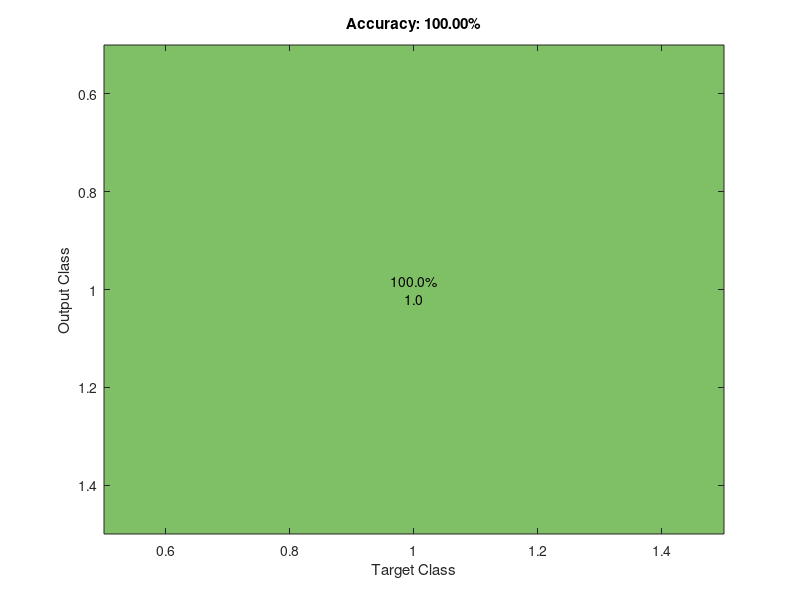

Source code (MATLAB): (Note: this script raises an error after producing the figure.)
function conf_mat(varargin)

switch (nargin)
    case 0
       confmat = 1;
       labels = {'1'};
    case 1
       confmat = varargin{1};
       labels = 1:size(confmat, 1);
    otherwise
       confmat = varargin{1};
       labels = varargin{2};
end

confmat(isnan(confmat))=0; % in case there are NaN elements
numlabels = size(confmat, 1); % number of labels

% calculate the percentage accuracies
confpercent = 100*confmat./repmat(sum(confmat, 1),numlabels,1);

% plotting the colors
imagesc(confpercent);
title(sprintf('Accuracy: %.2f%%', 100*trace(confmat)/sum(confmat(:))));
ylabel('Output Class'); xlabel('Target Class');

% set the colormap
colormap(flipud(summer(256)));

% Create strings from the matrix values and remove spaces
textStrings = num2str([confpercent(:), confmat(:)], '%.1f%%\n%.1f\n');
textStrings = strtrim(cellstr(textStrings));

% Create x and y coordinates for the strings and plot them
[x,y] = meshgrid(1:numlabels);
hStrings = text(x(:),y(:),textStrings(:), ...
    'HorizontalAlignment','center');

% Get the middle value of the color range
midValue = mean(get(gca,'CLim'));

% Choose white or black for the text color of the strings so
% they can be easily seen over the background color
textColors = repmat(confpercent(:) > midValue,1,3);
set(hStrings,{'Color'},num2cell(textColors,2));

% Setting the axis labels
set(gca,'XTick',1:numlabels,...
    'XTickLabel',labels,...
    'YTick',1:numlabels,...
    'YTickLabel',labels,...
    'TickLength',[0 0]);
end